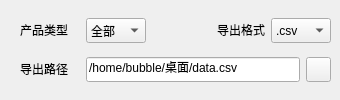
          <widget class="QWidget" name="page_output">
           <widget class="QWidget" name="verticalLayoutWidget">
            <property name="geometry">
             <rect>
              <x>20</x>
              <y>10</y>
              <width>311</width>
              <height>81</height>
             </rect>
            </property>
            <layout class="QVBoxLayout" name="verticalLayout">
             <item>
              <layout class="QHBoxLayout" name="horizontalLayout_16">
               <item>
                <widget class="QLabel" name="label_13">
                 <property name="minimumSize">
                  <size>
                   <width>60</width>
                   <height>0</height>
                  </size>
                 </property>
                 <property name="maximumSize">
                  <size>
                   <width>60</width>
                   <height>20</height>
                  </size>
                 </property>
                 <property name="text">
                  <string>产品类型</string>
                 </property>
                </widget>
               </item>
               <item>
                <widget class="QComboBox" name="comboBox">
                 <property name="minimumSize">
                  <size>
                   <width>0</width>
                   <height>25</height>
                  </size>
                 </property>
                 <property name="maximumSize">
                  <size>
                   <width>60</width>
                   <height>16777215</height>
                  </size>
                 </property>
                 <item>
                  <property name="text">
                   <string>全部</string>
                  </property>
                 </item>
                </widget>
               </item>
               <item>
                <widget class="QLabel" name="label_14">
                 <property name="maximumSize">
                  <size>
                   <width>10000</width>
                   <height>20</height>
                  </size>
                 </property>
                 <property name="text">
                  <string>导出格式</string>
                 </property>
                 <property name="alignment">
                  <set>Qt::AlignRight|Qt::AlignTrailing|Qt::AlignVCenter</set>
                 </property>
                </widget>
               </item>
               <item>
                <widget class="QComboBox" name="comboBox_2">
                 <property name="minimumSize">
                  <size>
                   <width>0</width>
                   <height>25</height>
                  </size>
                 </property>
                 <property name="maximumSize">
                  <size>
                   <width>60</width>
                   <height>16777215</height>
                  </size>
                 </property>
                 <item>
                  <property name="text">
                   <string>.csv</string>
                  </property>
                 </item>
                 <item>
                  <property name="text">
                   <string>.txt</string>
                  </property>
                 </item>
                </widget>
               </item>
              </layout>
             </item>
             <item>
              <layout class="QHBoxLayout" name="horizontalLayout_3">
               <item>
                <widget class="QLabel" name="label_15">
                 <property name="minimumSize">
                  <size>
                   <width>60</width>
                   <height>0</height>
                  </size>
                 </property>
                 <property name="maximumSize">
                  <size>
                   <width>60</width>
                   <height>20</height>
                  </size>
                 </property>
                 <property name="text">
                  <string>导出路径</string>
                 </property>
                </widget>
               </item>
               <item>
                <widget class="QLineEdit" name="putoutpath_lineEdit">
                 <property name="minimumSize">
                  <size>
                   <width>0</width>
                   <height>25</height>
                  </size>
                 </property>
                 <property name="maximumSize">
                  <size>
                   <width>100000</width>
                   <height>25</height>
                  </size>
                 </property>
                 <property name="text">
                  <string>/home/bubble/桌面/data.csv</string>
                 </property>
                </widget>
               </item>
               <item>
                <widget class="QPushButton" name="pushButton_13">
                 <property name="minimumSize">
                  <size>
                   <width>0</width>
                   <height>25</height>
                  </size>
                 </property>
                 <property name="maximumSize">
                  <size>
                   <width>25</width>
                   <height>25</height>
                  </size>
                 </property>
                 <property name="text">
                  <string/>
                 </property>
                </widget>
               </item>
              </layout>
             </item>
            </layout>
           </widget>
          </widget>
